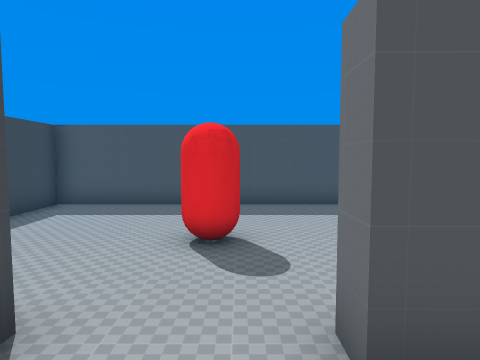
view 1 (above)

12 first-person views from a walk through a scene from a Unity 3-D project. The camera is 1.4 m above the floor, tilts 4° down and sees 75° across. The floor is counted in squares, 1 m on a side. Each view is taken from the middle of a square. On the plan, view 1 faces up. The plan holds only what a view shows up to about 14 squares ahead; the rest is blank.

view 2
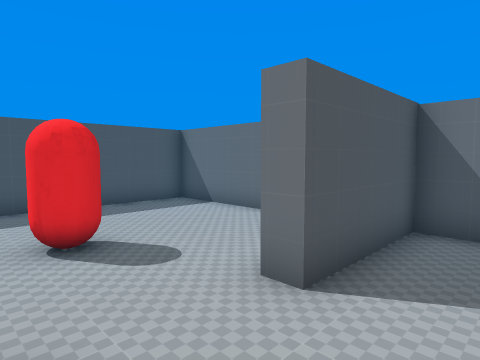

view 3
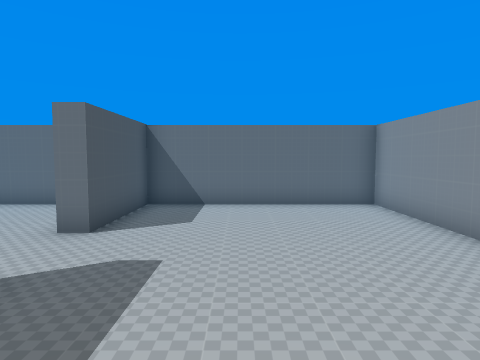

view 4
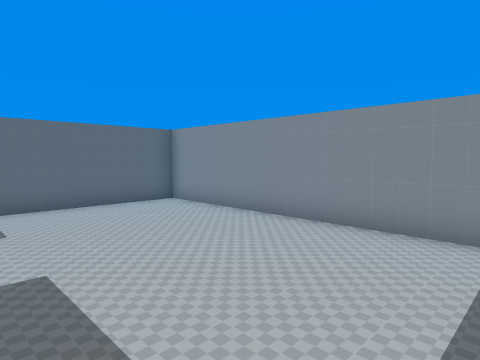

view 5
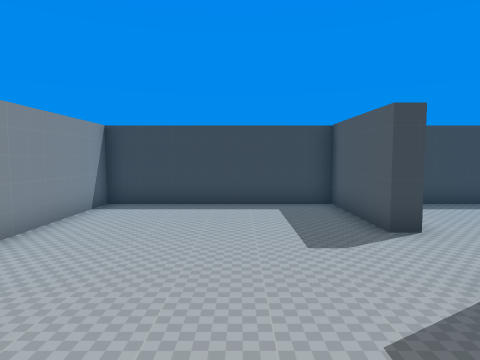

view 6
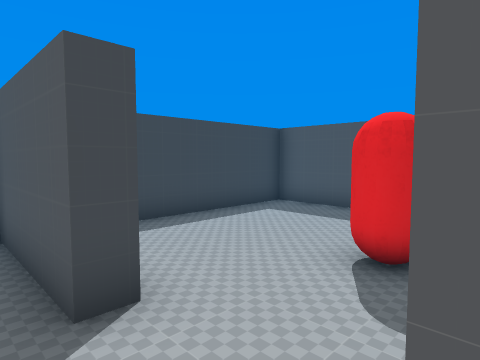

view 7
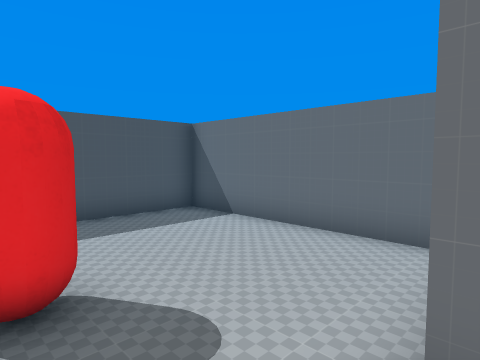

view 8
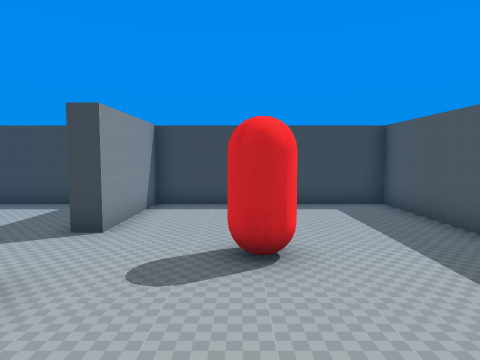

view 9
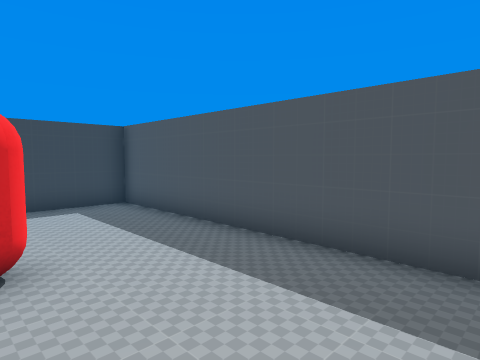

view 10
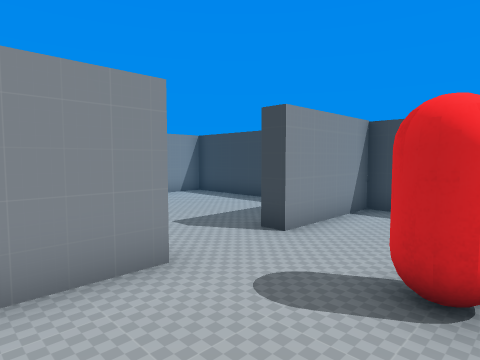

view 11
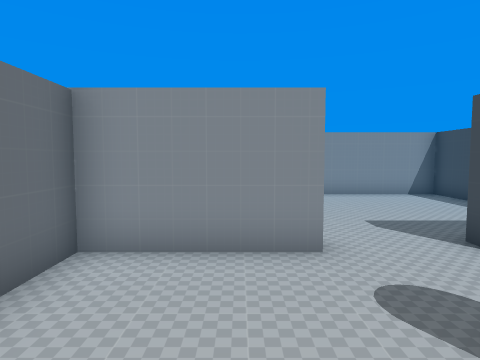

view 12
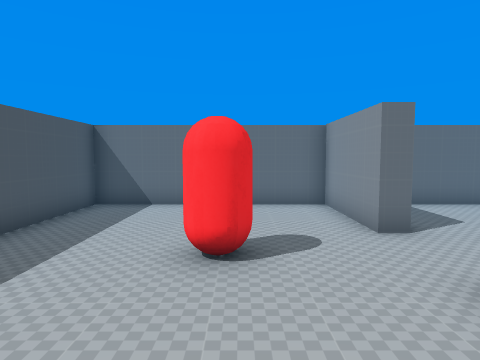

### Floor plan
Ten units are one square. View 1 is at (0, 0); x grows to the right and y downward. Boxes are objects, and circles mark ways between rooms. Rooms are numbered by the first view taken in them; rooms with no view inside come last. Other rooms are left out.
<svg viewBox="-60 -99 109 155">
<path fill="none" stroke="#000" d="M-18 -24 -18 -18 -55 -18 -55 51 44 51 44 -18 8 -18 8 -24M8 -24 44 -24 44 -94 -55 -94 -55 -24 -18 -24"/>
<rect x="-15" y="-65" width="20" height="20" fill="#bbb"><title>other object</title></rect>
<circle cx="-5" cy="-20" r="3" fill="#2a7"/>
<text x="-10" y="10">1</text>
<text x="-10" y="-60">2</text>
</svg>
Room 1 opens to room 2.

Where each view was taken, in squares from view 1:
view 1: 0 up, 0 right, facing up
view 2: 0 up, 2 left, facing up-right
view 3: 1 down, 5 left, facing right
view 4: 1 up, 5 left, facing down-right
view 5: 1 down, 4 right, facing left
view 6: 1 up, 1 right, facing up-left
view 7: 2 up, 1 left, facing up-right
view 8: 5 up, 4 right, facing left
view 9: 5 up, 4 right, facing up-left
view 10: 6 up, 3 right, facing down-left
view 11: 7 up, 2 right, facing down
view 12: 5 up, 5 left, facing right
